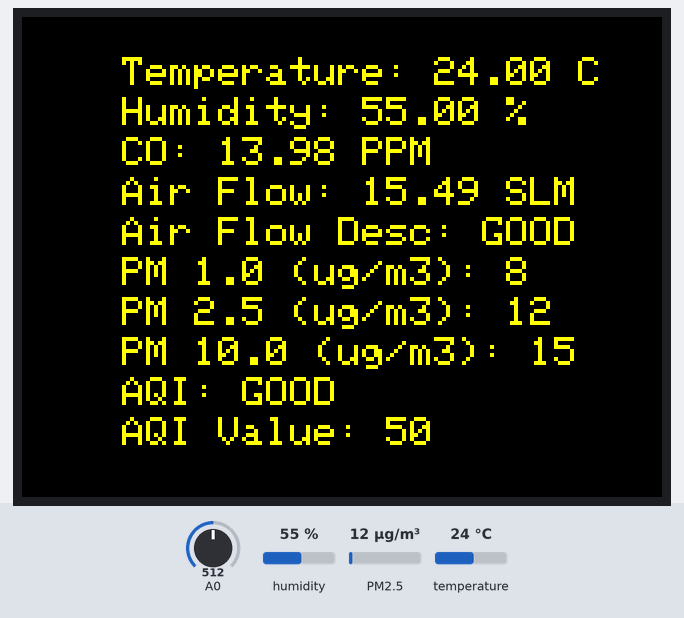
The sketch below on a simulated ESP8266 (NodeMCU). Parts: 320×240 colour display. Inputs (shaded band) come from the test bench; at power-on: PM2.5 12 µg/m³, A0 = 512, humidity 55 %, temperature 24 °C. WiFi joins after 1.5 s; servers stay silent unless stated; uploads are accepted with an empty reply; random numbers use the default seed unless the sketch sets one; what the sketch prints to the serial monitor is not drawn.

Above: at 6.8 s.
6.9 s: PM2.5 set to 14 µg/m³
At 10.3 s:
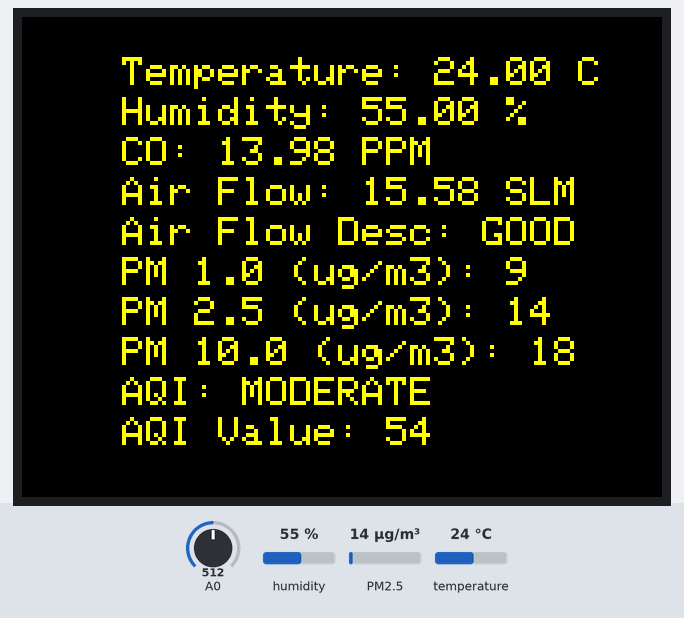
14.6 s: PM2.5 set to 75 µg/m³
At 17.6 s:
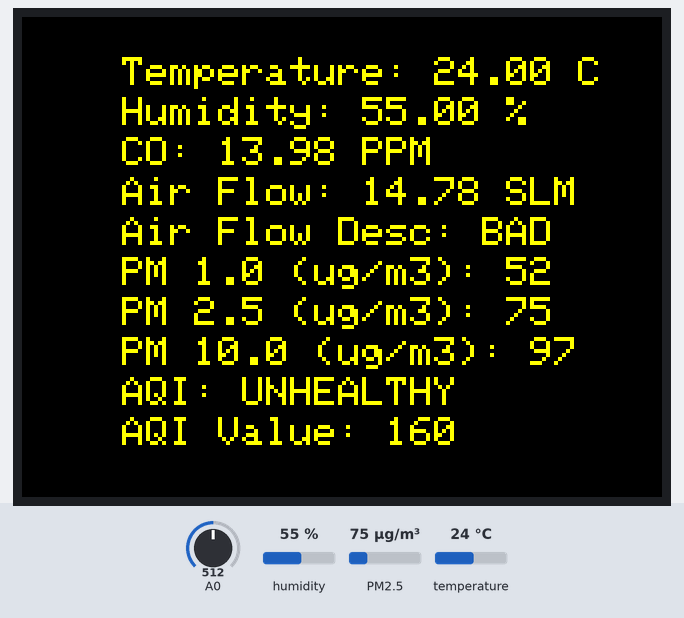
21.5 s: PM2.5 set to 148 µg/m³
At 24.0 s:
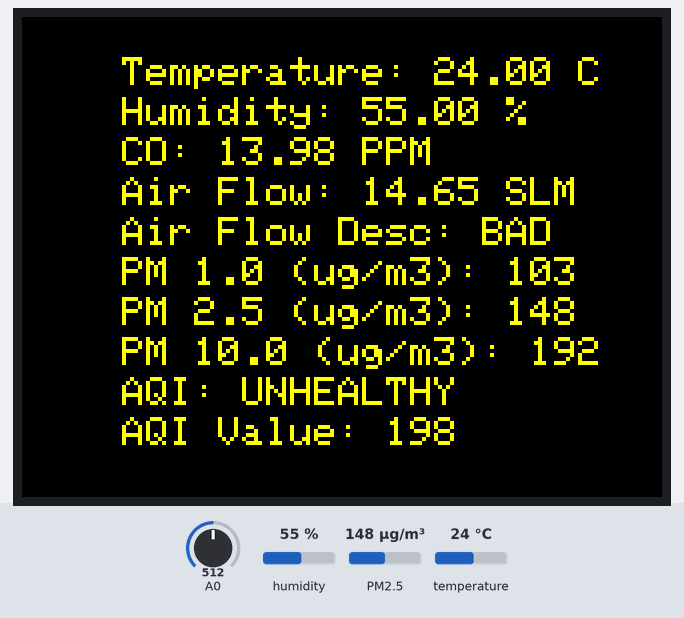
28.3 s: PM2.5 set to 157 µg/m³
At 30.8 s:
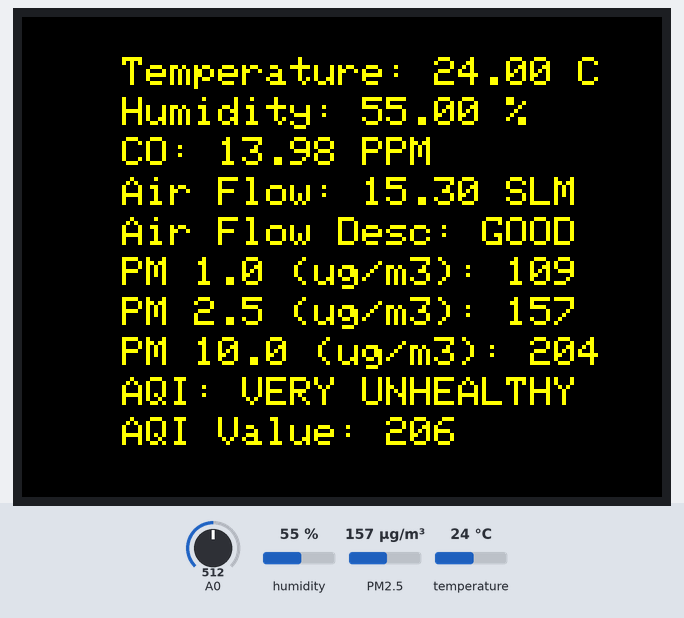
35.3 s: PM2.5 set to 294 µg/m³
At 37.6 s:
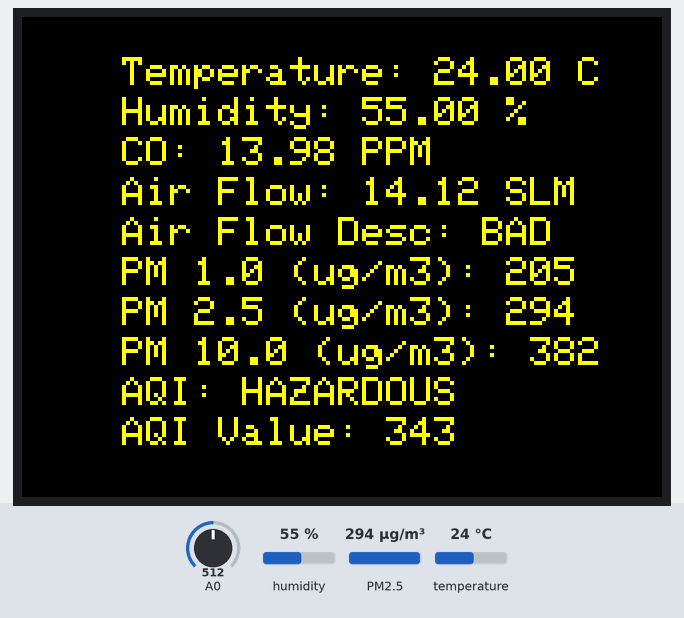
42.1 s: PM2.5 set to 6 µg/m³
At 48.3 s:
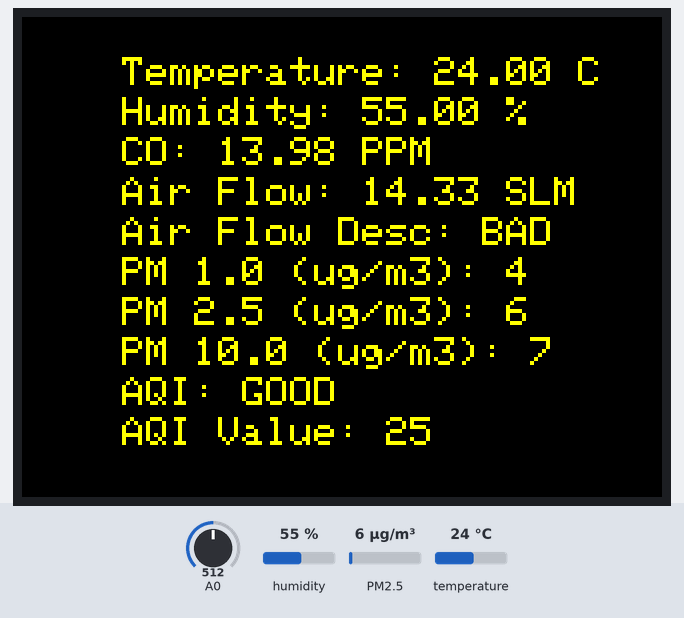
Timing chart, 0 to 49.8 s (numbered marks = the images above; inputs shaded):
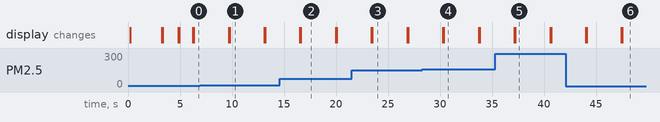

Measured:
- the behaviour switches between 12 and 13 µg/m³ on PM2.5 (found by bisection; images 0 and 1)
- the behaviour switches between 151 and 152 µg/m³ on PM2.5 (found by bisection; images 3 and 4)
- what the display in image 1 shows lasts 3.3 s, from 9.8 s to 13.1 s

The sketch:

air_quality.ino
```cpp
#include "PMS.h"
#include "DHT.h"
#include <ESP8266WiFi.h>
#include <ESP8266HTTPClient.h>
#include <Adafruit_GFX.h>
#include <Adafruit_ILI9341.h>

#define DHTPIN 5     // D1
#define DHTTYPE DHT11
#define MQ7PIN 12     // D6
#define RANGE              150    //Measurement Range
#define ZEROVOLTAGE        0.5    //Zero Voltage
#define FULLRANGEVOLTAGE   4.5    //Full scale voltage
#define VREF               5      //Reference voltage
#define WIFI_SSID "SKYFiber_MESH_8A64" // WIFI SSID here
#define WIFI_PASSWORD "531062274" // WIFI password here
#define TFT_CS    D2     // TFT CS  pin is connected to NodeMCU pin D2
#define TFT_RST   D3     // TFT RST pin is connected to NodeMCU pin D3
#define TFT_DC    D4     // TFT DC  pin is connected to NodeMCU pin D4

// initialize ILI9341 TFT library with hardware SPI module
// SCK (CLK) ---> NodeMCU pin D5 (GPIO14)
// MOSI(DIN) ---> NodeMCU pin D7 (GPIO13)
Adafruit_ILI9341 tft = Adafruit_ILI9341(TFT_CS, TFT_DC, TFT_RST);

DHT dht(DHTPIN, DHTTYPE);
PMS pms(Serial);
PMS::DATA data;

float RS_gas = 0;
float ratio = 0;
float mq7Value = 0;
float sensor_volt = 0;
float R0 = 7200.0;
float airFlowValue = 0;
unsigned long lastTime = 0;
unsigned long timerDelay = 5; // Set timer to 5 seconds (5000)

unsigned long welcomeText() {
  tft.setRotation(3);
  tft.fillScreen(ILI9341_BLACK);
  unsigned long start = micros();
  tft.setTextColor(ILI9341_YELLOW);
  tft.setTextSize(2);
  tft.setCursor(20, 60);
  tft.println("***********************");
  tft.setCursor(50, 100);
  tft.setTextSize(4);
  tft.println("Air PD Co.");
  tft.setCursor(20, 160);
  tft.setTextSize(2);
  tft.println("***********************");
  return micros() - start;
}

unsigned long displayWifiCon(String text, String var, int fontSize) {
  tft.setRotation(3);
  tft.fillScreen(ILI9341_BLACK);
  unsigned long start = micros();
  tft.setTextColor(ILI9341_YELLOW);
  tft.setTextSize(fontSize);
  tft.setCursor(0, 0);
  tft.println(text);
  tft.println(var);
  return micros() - start;
}

unsigned long displayAllData(String humidity, String temperature, String CO, String airFlowStr, String airFlowDesc, String pm1, String pm25, String pm100, String airQualityIndex, String airQualityIndexValue) {
  tft.setRotation(3);
  tft.fillScreen(ILI9341_BLACK);
  unsigned long start = micros();
  tft.setTextColor(ILI9341_YELLOW);
  tft.setTextSize(2);

  tft.setCursor(50, 20);
  tft.print("Temperature: ");
  tft.println(temperature);

  tft.setCursor(50, 40);
  tft.print("Humidity: ");
  tft.println(humidity);

  tft.setCursor(50, 60);
  tft.print("CO: ");
  tft.println(CO);

  tft.setCursor(50, 80);
  tft.print("Air Flow: ");
  tft.println(airFlowStr);

  tft.setCursor(50, 100);
  tft.print("Air Flow Desc: ");
  tft.println(airFlowDesc);

  tft.setCursor(50, 120);
  tft.print("PM 1.0 (ug/m3): ");
  tft.println(pm1);

  tft.setCursor(50, 140);
  tft.print("PM 2.5 (ug/m3): ");
  tft.println(pm25);

  tft.setCursor(50, 160);
  tft.print("PM 10.0 (ug/m3): ");
  tft.println(pm100);

  tft.setCursor(50, 180);
  tft.print("AQI: ");
  tft.println(airQualityIndex);

  tft.setCursor(50, 200);
  tft.print("AQI Value: ");
  tft.println(airQualityIndexValue);
  return micros() - start;
}

void setup()
{
  Serial.begin(9600);   // GPIO1, GPIO3 (TX/RX pin on ESP-12E Development Board)
  Serial1.begin(9600);  // GPIO2 (D4 pin on ESP-12E Development Board)
  tft.begin();
  dht.begin();
  welcomeText();
  Serial.println("***********************");
  Serial.println("Air PD Co.");
  Serial.println("***********************");
  delay(3000);
  Serial.print("Connecting to ");
  Serial.println(WIFI_SSID);
  displayWifiCon("Connecting to ", WIFI_SSID, 3);
  WiFi.begin(WIFI_SSID, WIFI_PASSWORD);
  while (WiFi.status() != WL_CONNECTED) {
    delay(500);
    Serial.print(".");
  }
  Serial.println("");
  Serial.print("Connected to WiFi network with IP Address: ");
  Serial.println(WiFi.localIP());
  displayWifiCon("Connected to WiFi network with IP Address: ", String(WiFi.localIP().toString().c_str()), 3);
}

void loop()
{
  //  String humidity = String(random(43, 45)) + " %";
  //  String temperature = String(random(28, 33)) + " C";
  String humidity = "";
  String temperature = "";
  String CO = "";
  String airFlowStr = "";
  String airFlowDesc = "";
  String pm1String = "";
  String pm25String = "";
  String pm100String = "";
  String airQualityIndex = "";
  String airQualityIndexValue = "";
  if (pms.read(data))
  {
    /**** Particulate Matter Sensor ****/
    Serial.print("PM 1.0 (ug/m3): ");
    Serial.println(data.PM_AE_UG_1_0);
    pm1String = String(data.PM_AE_UG_1_0);

    Serial.print("PM 2.5 (ug/m3): ");
    Serial.println(data.PM_AE_UG_2_5);
    pm25String = String(data.PM_AE_UG_2_5);

    Serial.print("PM 10.0 (ug/m3): ");
    Serial.println(data.PM_AE_UG_10_0);
    pm100String = String(data.PM_AE_UG_10_0);

    /**** DHT11 Temperature and Humidity Sensor ****/
    float t = dht.readTemperature();
    float h = dht.readHumidity();
    Serial.print("Temperature = ");
    Serial.println(t, 2);
    temperature = String(t) + " C";;
    Serial.print("Humidity = ");
    Serial.println(h, 2);
    humidity = String(h) + " %";;

    /**** MQ7 Sensor ****/
    mq7Value = analogRead(A0);
    sensor_volt = mq7Value / 1024 * 5.0;
    RS_gas = (5.0 - sensor_volt) / sensor_volt;
    ratio = RS_gas / R0; //Replace R0 with the value found using the sketch above
    float x = 1538.46 * ratio;
    float ppm = pow(x, -1.709);
    CO = String(ppm) + " PPM";
    Serial.print("CO: ");
    Serial.print(ppm);
    Serial.println(" PPM");

    /**** Air Flow Sensor ****/
    //    airFlowValue = analogRead(A0) * VREF;
    //    airFlowValue = airFlowValue / 1024;
    //    airFlowValue = RANGE * (airFlowValue - ZEROVOLTAGE) / (FULLRANGEVOLTAGE - ZEROVOLTAGE);
    //    airFlowStr = String(airFlowValue) + " SLM";
    //    Serial.print("Air Flow: ");
    //    Serial.print(airFlowValue);
    //    Serial.println(" SLM");

    int randNumber = random(14, 16);
    int randDecimal = random(0, 100);
    String concatNums = String(randNumber) + "." + String(randDecimal);

    airFlowValue = concatNums.toFloat();
    airFlowStr = String(airFlowValue) + " SLM";
    Serial.print("Air Flow: ");
    Serial.print(airFlowValue);
    Serial.println(" SLM");

    /**** Air Flow Description ****/
    if (airFlowValue >= 15) {
      airFlowDesc = "GOOD";
      Serial.println("Air-flow desciption: " + airFlowDesc);
    }
    else if (airFlowValue < 15 && airFlowValue >= 6) {
      airFlowDesc = "BAD";
      Serial.println("Air-flow desciption: " + airFlowDesc);
    }
    else if (airFlowValue <= 5) {
      airFlowDesc = "VERY BAD";
      Serial.println("Air-flow desciption: " + airFlowDesc);
    }

    /**** Air Quality Index based on PM25 ****/
    int aqival = calcAQI25(data.PM_AE_UG_2_5);
    airQualityIndexValue = String(aqival);

    if (aqival <= 50) {
      airQualityIndex = "GOOD";
      Serial.println("Air-quality Index: " + String(aqival) + " " + airQualityIndex);
    }
    else if (aqival >= 51 && aqival <= 100) {
      airQualityIndex = "MODERATE";
      Serial.println("Air-quality Index: " + String(aqival) + " " + airQualityIndex);
    }
    else if (aqival >= 101 && aqival <= 150 ) {
      airQualityIndex = "UNHEALTHY FOR SENSITIVE GROUPS";
      Serial.println("Air-quality Index: " + String(aqival) + " " + airQualityIndex);
    }
    else if (aqival >= 151 && aqival <= 200 ) {
      airQualityIndex = "UNHEALTHY";
      Serial.println("Air-quality Index: " + String(aqival) + " " + airQualityIndex);
    }
    else if (aqival >= 201 && aqival <= 300 ) {
      airQualityIndex = "VERY UNHEALTHY";
      Serial.println("Air-quality Index: " + String(aqival) + " " + airQualityIndex);
    }
    else if (aqival >= 301) {
      airQualityIndex = "HAZARDOUS";
      Serial.println("Air-quality Index: " + String(aqival) + " " + airQualityIndex);
    }
    postData(humidity, temperature, CO, airFlowStr, airFlowDesc, pm1String, pm25String, pm100String, airQualityIndex, airQualityIndexValue);
    displayAllData(humidity, temperature, CO, airFlowStr, airFlowDesc, pm1String, pm25String, pm100String, airQualityIndex, airQualityIndexValue);

    delay(2000);
  }
}

void postData (String humidity, String temperature, String CO, String airFlowStr, String airFlowDesc, String pm1,  String pm25,  String pm100, String airQualityIndex, String airQualityIndexValue) {
  if ((millis() - lastTime) > timerDelay) {
    //Check WiFi connection status
    if (WiFi.status() == WL_CONNECTED) {
      WiFiClient client;
      HTTPClient http;

      String data = "humidity=" + humidity + "&temperature=" + temperature +
                    "&co=" + CO + "&airFlowValue=" + airFlowStr + "&airFlowValueDescription=" + airFlowDesc + "&pm1=" + pm1 + "&pm25=" + pm25 + "&pm10=" + pm100 +
                    "&airQuality=" + airQualityIndex + "&airQualityValue=" + airQualityIndexValue;
      http.begin(client, "http://192.168.0.10/air-quality-project/addData.php"); // Connect to host where MySQL databse is hosted
      http.addHeader("Content-Type", "application/x-www-form-urlencoded"); // Specify content-type header

      int httpCode = http.POST(data);   // Send POST request to php file and store server response code in variable named httpCode
      //      Serial.println("Values are");
      //      Serial.println("Humidity: " + humidity);
      //      Serial.println("Temperature: " + temperature);
      //      Serial.println("CO " + CO);
      //      Serial.println("Air flow value: " + airFlowStr);
      //      Serial.println("Air flow value description: " + airFlowDesc);
      //      Serial.println("PM1: " + pm1);
      //      Serial.println("PM2.5: " + pm25);
      //      Serial.println("PM10: " + pm100);
      //      Serial.println("Air Quality: " + airQualityIndex);
      //      Serial.println("Air Quality Value:  " + airQualityIndexValue);

      // if connection eatablished then do this
      if (httpCode == 200) {
        Serial.println("Values uploaded successfully.");
        Serial.print("HTTP Response code: ");
        Serial.println(httpCode);
        // String webpage = http.getString();    // Get html webpage output and store it in a string
        // Serial.println(webpage + "\n");
        delay(1000);
      }
      else { // if failed to connect then return and restart
        Serial.print("HTTP Response code: ");
        Serial.println(httpCode);
        Serial.println("Failed to upload values. \n");
        http.end();
        return;
      }
      // Free resources
      http.end();
    }
    else {
      Serial.println("WiFi Disconnected");
    }
    lastTime = millis();
  }
  Serial.println();
}

int calcAQI25(int pm25) {
  // Uses formula AQI = ( (pobs - pmin) x (aqimax - aqimin) ) / (pmax - pmin)  + aqimin
  float pmin, pmax, amin, amax;

  if (pm25 <= 12) {
    pmin = 0; pmax = 12; amin = 0; amax = 50;            goto aqicalc;
  }
  if (pm25 <= 35.5) {
    pmin = 12; pmax = 35.5; amin = 50; amax = 100;        goto aqicalc;
  }
  if (pm25 <= 55.5) {
    pmin = 35.5; pmax = 55.5; amin = 100; amax = 150;     goto aqicalc;
  }
  if (pm25 <= 150.5) {
    pmin = 55.5; pmax = 150.5; amin = 150; amax = 200;    goto aqicalc;
  }
  if (pm25 <= 250.5) {
    pmin = 150.5; pmax = 250.5; amin = 200; amax = 300;    goto aqicalc;
  }
  if (pm25 <= 350.5) {
    pmin = 250.5; pmax = 350.5; amin = 300; amax = 400;    goto aqicalc;
  }
  if (pm25 <= 500.5) {
    pmin = 350.5; pmax = 500.5; amin = 400; amax = 500;    goto aqicalc;
  } else {
    return 999;
  }

aqicalc:
  float aqi = ( ((pm25 - pmin) * (amax - amin))  / (pmax - pmin) ) + amin;
  return aqi;
}
```
